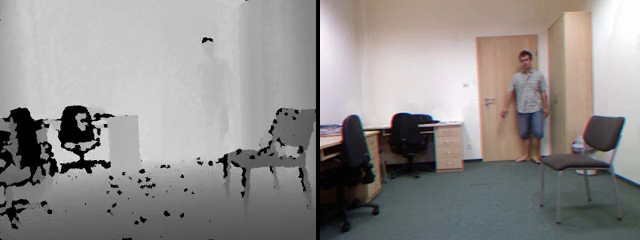
#> input picture frame 16 of datasets/fenix/fall-01-cam0.mp4, 640 x 240 px
$ jupyter execute pkac-falling.ipynb
#> lines starting #> are read from the running program, lines starting #| are printed output that depends on the picture
PKAC Orang Tua Jatuh 👴 😵 🤸 🤕 ☠

Masih progress.

Biar semua gk sama persis,
- Datasetnya diganti masing-masing, jangan pakai video yg ada di sini,
- dan diketik ulang sama diganti dikit2 kodenya.

[cell 1]
from pathlib import Path
import numpy as np
import matplotlib.pyplot as plt
import cv2 as cv

VIDEO_PATH = Path('datasets/fenix/fall-01-cam0.mp4')
# x, y, w, h
CROP_REGION_RELATIVE = (0.5, 0, 0.5, 1)

[cell 2]
cap = cv.VideoCapture(str(VIDEO_PATH))

# Cropping
orig_w = int(cap.get(cv.CAP_PROP_FRAME_WIDTH))
orig_h = int(cap.get(cv.CAP_PROP_FRAME_HEIGHT))
crop_x, crop_y, crop_w, crop_h = [
    int(v)
    for v in (
        orig_w * CROP_REGION_RELATIVE[0],
        orig_h * CROP_REGION_RELATIVE[1],
        orig_w * CROP_REGION_RELATIVE[2],
        orig_h * CROP_REGION_RELATIVE[3],
    )
]

def pre_crop(frame):
    return frame[crop_y:crop_y+crop_h, crop_x:crop_x+crop_w]

[cell 3]
frames: list[np.ndarray] = []
while True:
    ret, frame = cap.read()
#> frame is the input picture: shape (240, 640, 3); mean B, G, R 139.7, 141.1, 144.2
    if not ret:
        break

    frame = pre_crop(frame)
#> in pre_crop, `return frame[crop_y:crop_y+crop_h, crop_x:crop_x+crop_w]`:
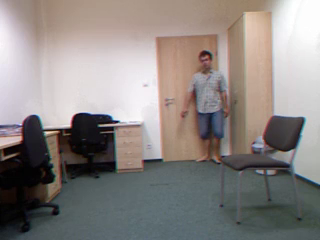
#> returned value: shape (240, 320, 3); mean of channels 0, 1, 2 130.5, 133.3, 139.6; drawn as B, G, R
    frames.append(frame)

    if cv.waitKey(1) & 0xFF == ord("q"):
#> (key q is pressed here)
        break

cap.release()
cv.destroyAllWindows()

[cell 4]
for frame in frames:
    cv.imshow("Frame", frame)
    if cv.waitKey(1) & 0xFF == ord("q"):
        break
#> this loop made 1 pass; (key q is pressed on pass 1)

cap.release()
cv.destroyAllWindows()

[cell 5]
# Background estimation

bg = np.median(frames, axis=0).astype(np.uint8)
bg_gray = cv.cvtColor(bg, cv.COLOR_BGR2GRAY)
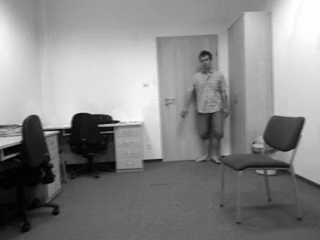
#> bg_gray: shape (240, 320); min 0, max 255, mean 134.9
plt.imshow(bg[..., ::-1])

[cell 6]
frames_mask = []

# Substract frame from background
for frame in frames:
    frame_gray = cv.cvtColor(frame, cv.COLOR_BGR2GRAY)
    diff = cv.absdiff(frame_gray, bg_gray)
    mask = cv.threshold(diff, 50, 255, cv.THRESH_BINARY)[1]
    frames_mask.append(mask)
    cv.imshow("Frame", mask)
    if cv.waitKey(1) & 0xFF == ord("q"):
        break
#> after the loop, frames_mask = 1 item

cap.release()
cv.destroyAllWindows()

[cell 7]
# Dense optical flow
i = 0
for frame in frames:
    frame_gray = cv.cvtColor(frame, cv.COLOR_BGR2GRAY)
    if "prev_gray" in locals():
        flow = cv.calcOpticalFlowFarneback(prev_gray, frame_gray, None, 0.5, 3, 15, 3, 5, 1.2, 0)
        mag, ang = cv.cartToPolar(flow[..., 0], flow[..., 1])
        hsv = np.zeros_like(frame)
        hsv[..., 1] = 255
        hsv[..., 0] = ang * 180 / np.pi / 2
        hsv[..., 2] = cv.normalize(mag, None, 0, 255, cv.NORM_MINMAX)
        bgr = cv.cvtColor(hsv, cv.COLOR_HSV2BGR)
        cv.imshow("Frame", bgr)
        if cv.waitKey(1) & 0xFF == ord("q"):
            break
    prev_gray = frame_gray
    i += 1
#> this loop made 1 pass
#> i on pass 1: 1
#> after the loop, i = 1

cap.release()
cv.destroyAllWindows()

$ run again, starting later in the video
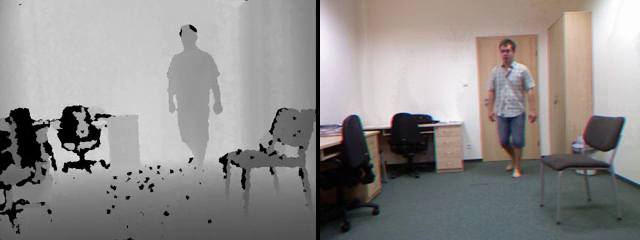
#> input picture frame 72 of datasets/fenix/fall-01-cam0.mp4, 640 x 240 px
#> frame is the input picture: shape (240, 640, 3); mean B, G, R 139, 140.2, 143.2
#> in pre_crop, `return frame[crop_y:crop_y+crop_h, crop_x:crop_x+crop_w]`:
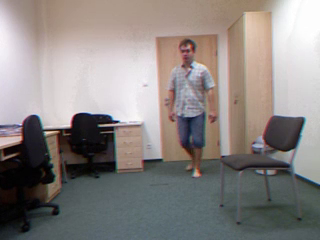
#> returned value: shape (240, 320, 3); mean of channels 0, 1, 2 130.5, 132.9, 139; drawn as B, G, R
#> the loop `for frame in frames:` made 1 pass; (key q is pressed on pass 1)
#> `bg_gray = cv.cvtColor(bg, cv.COLOR_BGR2GRAY)`:
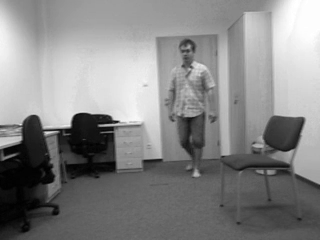
#> bg_gray: shape (240, 320); min 0, max 255, mean 134.5
#> after the loop `for frame in frames:`: frames_mask = 1 item
#> the loop `for frame in frames:` made 1 pass
#> i on pass 1: 1
#> after the loop `for frame in frames:`: i = 1

$ run again, starting later in the video
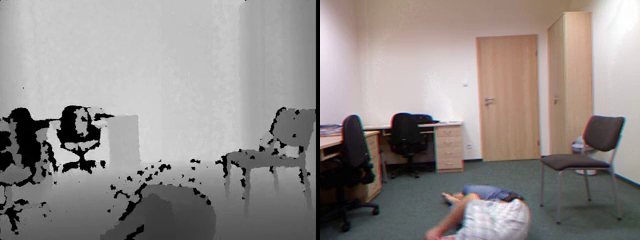
#> input picture frame 128 of datasets/fenix/fall-01-cam0.mp4, 640 x 240 px
#> frame is the input picture: shape (240, 640, 3); mean B, G, R 137.7, 139.9, 145.9
#> in pre_crop, `return frame[crop_y:crop_y+crop_h, crop_x:crop_x+crop_w]`:
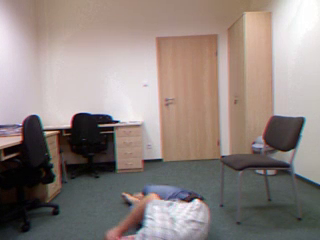
#> returned value: shape (240, 320, 3); mean of channels 0, 1, 2 128, 132.4, 144.4; drawn as B, G, R
#> the loop `for frame in frames:` made 1 pass; (key q is pressed on pass 1)
#> `bg_gray = cv.cvtColor(bg, cv.COLOR_BGR2GRAY)`:
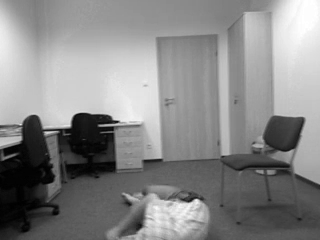
#> bg_gray: shape (240, 320); min 0, max 255, mean 135.5
#> after the loop `for frame in frames:`: frames_mask = 1 item
#> the loop `for frame in frames:` made 1 pass
#> i on pass 1: 1
#> after the loop `for frame in frames:`: i = 1
